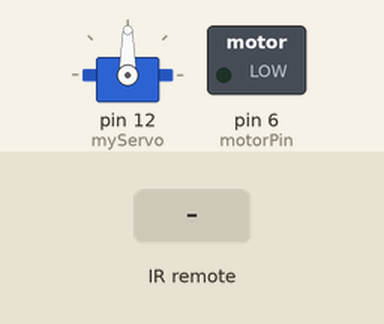
Bench run of a sketch on a simulated Arduino Uno, built with avr-gcc and run on an emulated ATmega328P. Parts: servo, switched loads named in the sketch (green lamp = pin HIGH). The test bench sets the inputs (shaded band).

Above: at 1.2 s.
1.3 s: infrared code 0xFFA25D received
At 2.0 s:
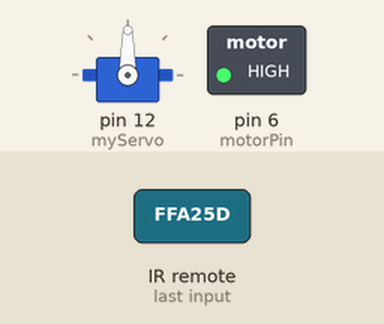
2.8 s: infrared code 0xFF629D received
At 3.04 s:
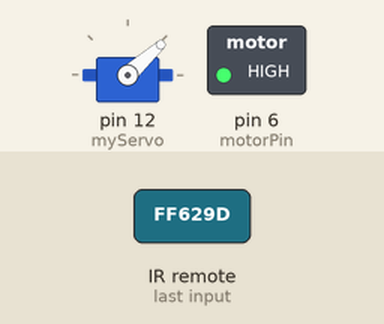
5.8 s: infrared code 0xFFA857 received
At 5.98 s:
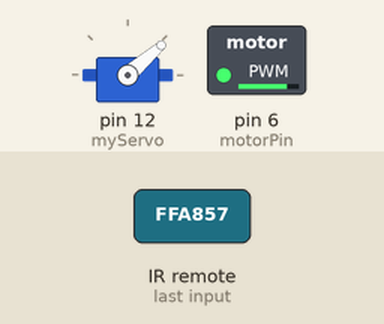
8.8 s: infrared code 0xFFA25D received
At 9.3 s:
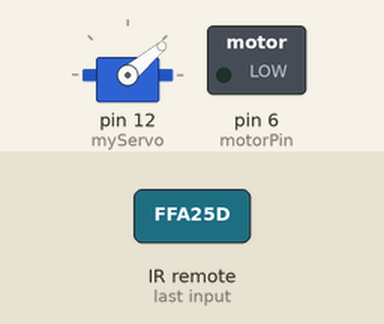
Timing chart, 0 to 11.3 s (numbered marks = the images above; inputs shaded):
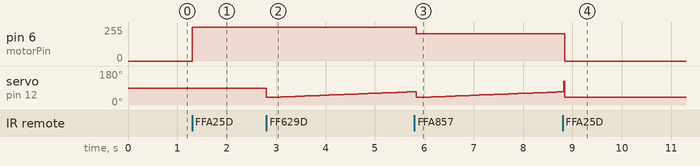

The sketch:

electric_fan.ino
```cpp
#include <Servo.h>
#include <IRremote.h>
int RECV_PIN = 8;
IRrecv irrecv(RECV_PIN);
decode_results results;
int motorPin = 6;
Servo myServo;
int powerState = 0;
int swingState = 0;
int motorSpeed = 255;
int pos = 0;    // variable to store the servo position
void setup() {
  pinMode(motorPin,OUTPUT);
  irrecv.enableIRIn(); // Start the receiver
  myServo.attach(12);
}

void irRec(){
  if (irrecv.decode(&results)) {
    irrecv.resume(); // Receive the next value
    switch(results.value){
      case 0xFFA25D:
        powerState = !powerState;
        break;
      case 0xFF629D:
        swingState = !swingState;
        break;
      case 0xFF906F:
        motorSpeed += 50;
        if(motorSpeed>250){
          motorSpeed = 255;
        }
        break;
      case 0xFFA857:
        motorSpeed -=50;
        if(motorSpeed <=50){
          motorSpeed = 50;
        }
    }
  }
  if(powerState == 1){
    analogWrite(motorPin,motorSpeed);
    if(swingState == 1){
      for(pos = 40; pos < 140; pos += 1){
        for(int j=40;j<800;j++){
          myServo.write(pos);
          if (irrecv.decode(&results))
            break;
        }
     }
     for(pos = 140; pos>=40; pos-=1){
       for(int j=40;j<800;j++){
         myServo.write(pos);
         if (irrecv.decode(&results))
           break;
       }
     }
   }
   else{
     myServo.write(90);
   }
  }
  else{
    analogWrite(motorPin,0);
  }
}
void loop() {
  irRec();
}
```

Measured:
- after the input at 1.3 s, pin 6 (motorPin): 0/255 → 255/255 at once
- after the input at 2.8 s, servo on pin 12 (myServo): 90° → 40° at once, → 41° 0.10 s later, → 42° 0.10 s later, → 43° 0.10 s later, … (31 changes in this stretch)
- after the input at 5.8 s, pin 6 (motorPin): 255/255 → 205/255 at once
- after the input at 8.8 s, pin 6 (motorPin): 205/255 → 0/255 at once
